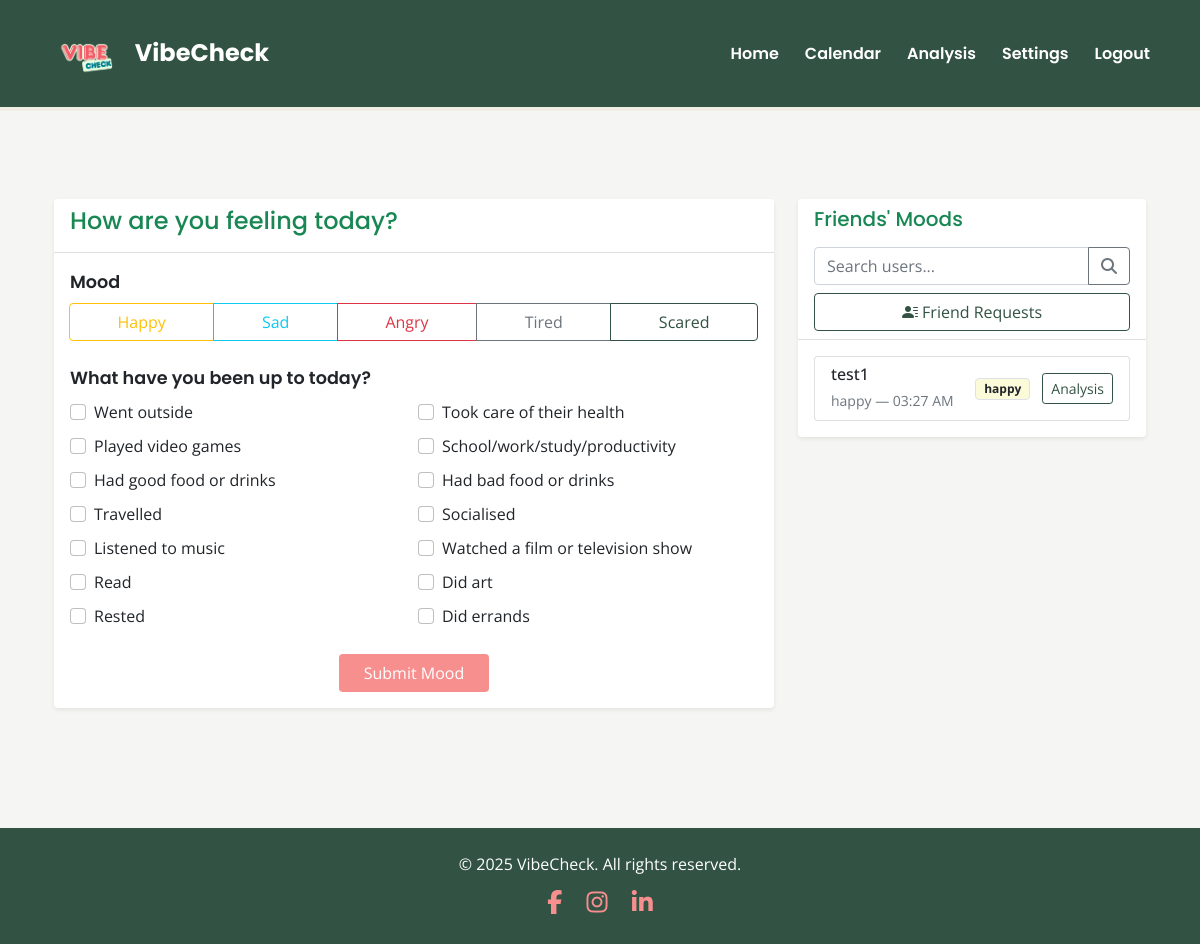
The page /home (signed in) on the database its author committed.
### app/models.py (models this page shows, shortened)
class User(UserMixin, db.Model):
    username = db.Column(db.String(30), primary_key=True)
    password = db.Column(db.String(100))
    privacy_setting = db.Column(db.String(20), default='friends')  # Can be 'public', 'friends', or 'private'
    moods = db.relationship('Mood', backref='user', lazy=True)
    friends = db.relationship(
        'User',
        secondary='friendships',
        primaryjoin=username==Friendship.user_id,
        secondaryjoin=username==Friendship.friend_id,
        backref='friend_of'
    )

class Mood(db.Model):
    id = db.Column(db.Integer, primary_key=True)
    mood = db.Column(db.String(50), nullable=False)
    reasons = db.Column(db.String(500), nullable=True)  # JSON string of selected reasons
    timestamp = db.Column(db.DateTime, nullable=False)
    user_id = db.Column(db.String(30), db.ForeignKey('user.username'), nullable=False)
    @staticmethod
    def get_all_reasons():
        return [
            "Went outside",
            "Took care of their health",
            "Played video games",
            "School/work/study/productivity",
            "Had good food or drinks",
            "Had bad food or drinks",
            "Travelled",
            "Socialised",
            "Listened to music",
            "Watched a film or television show",
            "Read",
            "Did art",
            "Rested",
            "Did errands"
        ]

### app/main.py (the view)
@bp.route('/home')
@login_required
def home():
    today = datetime.now().date()
    today_start = datetime.combine(today, datetime.min.time())
    today_end = datetime.combine(today, datetime.max.time())
    today_mood = Mood.query.filter(
        Mood.user_id == current_user.username,
        Mood.timestamp >= today_start,
        Mood.timestamp <= today_end
    ).first()
    friends = []
    for friend in current_user.friends:
        friend_mood = Mood.query.filter(
            Mood.user_id == friend.username,
            Mood.timestamp >= today_start,
            Mood.timestamp <= today_end
        ).first()
        friends.append({
            'username': friend.username,
            'today_mood': friend_mood
        })
    return render_template('home.html',
                         today_mood=today_mood,
                         friends=friends,
                         reasons=Mood.get_all_reasons(),
                         user_id=current_user.username)

### app/__init__.py (called while the page is built)
def create_app(config_class=Config):
    app = Flask(__name__)
    app.config.from_object(config_class)
    if csrf_available:
        csrf = CSRFProtect(app)  # moved here to use app context directly
    db.init_app(app)
    login_manager.init_app(app)
    from app.auth import bp as auth_bp
    app.register_blueprint(auth_bp)
    from app.main import bp as main_bp
    app.register_blueprint(main_bp)
    os.makedirs(os.path.join(os.path.dirname(os.path.dirname(__file__)), 'instance'), exist_ok=True)
    from app.models import User, Mood, Friendship
    @login_manager.user_loader
    def load_user(id):
        return User.query.get(str(id))
    return app

### app/templates/home.html (shortened to what this page needs)
{% extends "base.html" %}
{% block head %}
<link rel="stylesheet" href="{{ url_for('static', filename='css/home.css') }}">
{% endblock %}
{% block content %}
<div class="container my-5">
  <div class="row">
    <div class="col-lg-8 mb-4">
      <div class="card shadow-sm border-0">
        <div class="card-header bg-white">
          <h4 class="text-success" style="font-family: 'Poppins', sans-serif;">How are you feeling today?</h4>
        </div>
        <div class="card-body">
          <form id="moodForm">
            <div class="mb-4">
              <label class="form-label fw-semibold text-dark mood-label">Mood</label>
              <div class="btn-group w-100" role="group">
                {% set moods = [('happy', 'warning'), ('sad', 'info'), ('angry', 'danger'), ('tired', 'secondary'), ('scared', 'success')] %}
                {% for mood, color in moods %}
                <label class="btn btn-outline-{{ color }}" for="{{ mood }}">{{ mood.capitalize() }}</label>
                {% endfor %}
              </div>
            </div>
            <div class="mb-4">
              <label class="form-label fw-semibold text-dark reason-label">What have you been up to today?</label>
              <div class="row g-2 activity-checkboxes">
                {% for reason in reasons %}
                <div class="col-sm-6">
                  <div class="form-check">
                    <input class="form-check-input" type="checkbox" name="reasons" value="{{ reason }}" id="reason{{ loop.index }}">
                    <label class="form-check-label" for="reason{{ loop.index }}">{{ reason }}</label>
                  </div>
                </div>
                {% endfor %}
              </div>
            </div>
            <div class="text-center">
              <button type="submit" class="btn px-4" style="background-color: #F78F8F; color: white;">Submit Mood</button>
            </div>
          </form>
        </div>
      </div>
    </div>
    <div class="col-lg-4">
      <div class="card shadow-sm border-0">
        <div class="card-header bg-white d-flex flex-column align-items-start">
          <h5 class="text-success mb-3" style="font-family: 'Poppins', sans-serif;">Friends' Moods</h5>
          <div class="input-group mb-2">
            <input type="text" id="userSearch" class="form-control" placeholder="Search users...">
            <button class="btn btn-outline-secondary" type="button" id="searchButton"><i class="fas fa-search"></i></button>
          </div>
          <button id="openFriendModal" class="btn btn-outline-success w-100" data-bs-toggle="modal" data-bs-target="#friendModal"><i class="bi bi-person-lines-fill"></i>
Friend Requests</button>
        </div>
        <div class="card-body">
          <div id="friendsList">
            {% if friends %}
              <div class="list-group">
                {% for friend in friends %}
                <div class="list-group-item">
                  <div class="d-flex justify-content-between align-items-center">
                    <div>
                      <h6 class="mb-1">
                        <a href="{{ url_for('main.calendar_view', user_id=friend.username) }}" class="text-decoration-none text-dark">{{ friend.username }}</a>
                      </h6>
                      {% if friend.today_mood %}
                      <small class="text-muted">{{ friend.today_mood.mood }} — {{ friend.today_mood.timestamp.strftime('%I:%M %p') }}</small>
                      {% else %}
                      <small class="text-muted">No mood recorded today</small>
                      {% endif %}
                    </div>
                    <div class="text-end">
                      {% if friend.today_mood %}
                      <span class="badge bg-{{ friend.today_mood.mood }}-subtle text-dark border">{{ friend.today_mood.mood }}</span>
                      {% endif %}
                      <a href="{{ url_for('main.analysis', user_id=friend.username) }}" class="btn btn-sm btn-outline-success ms-2">Analysis</a>
                    </div>
                  </div>
                </div>
                {% endfor %}
              </div>
            {% else %}
              <p class="text-muted">No friends added yet.</p>
            {% endif %}
          </div>
        </div>
      </div>
    </div>
  </div>
</div>
{% endblock %}

### app/static/css/base.css (style rules this page uses)
body { background-color: #F5F5F3; font-family: 'Open Sans', sans-serif; }

### app/static/css/home.css (style rules this page uses)
.bg-happy-subtle { background-color: #fbfad9; color: #c0990a; }
.btn-outline-success { color: #325243; border-color: #325243; }
.mood-label, .reason-label { font-family: 'Poppins', sans-serif; font-size: 1.1rem; font-weight: 600; color: #325243; margin-bottom: 8px; }
#userSearch { border-top-right-radius: 0; border-bottom-right-radius: 0; }
#searchButton { border-top-left-radius: 0; border-bottom-left-radius: 0; }

### rows shown on the page
User: username "test1", today_mood.mood "happy", today_mood.timestamp "03:27 AM"

### other values the page prints
{{ mood.capitalize() }} "Happy" "Sad" "Angry" "Tired" "Scared"
{{ reason }} "Went outside" "Took care of their health" "Played video games" "School/work/study/productivity" "Had good food or drinks" "Had bad food or drinks" "Travelled" "Socialised" "Listened to music" "Watched a film or television show" "Read" "Did art" "Rested" "Did errands"
